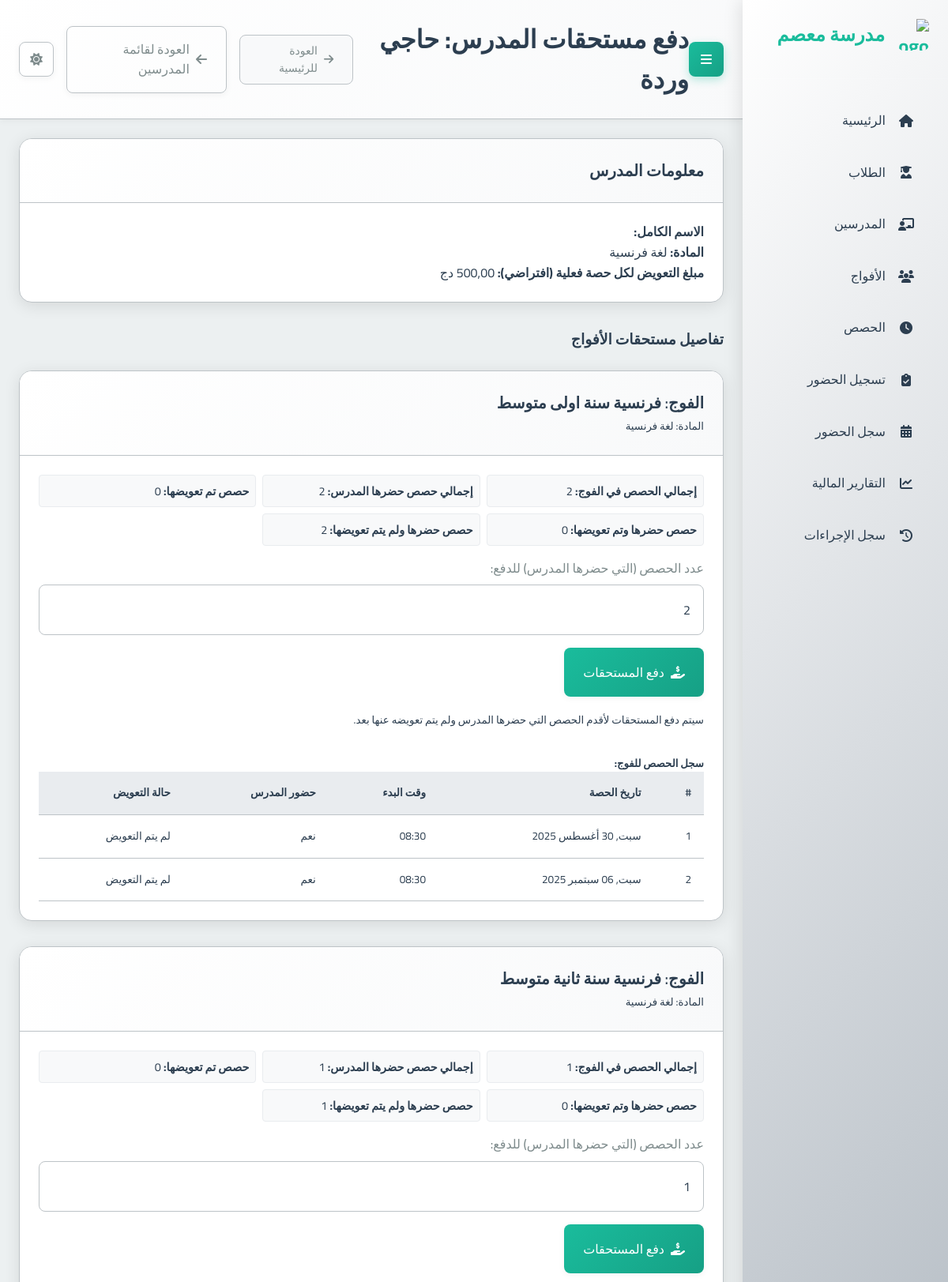
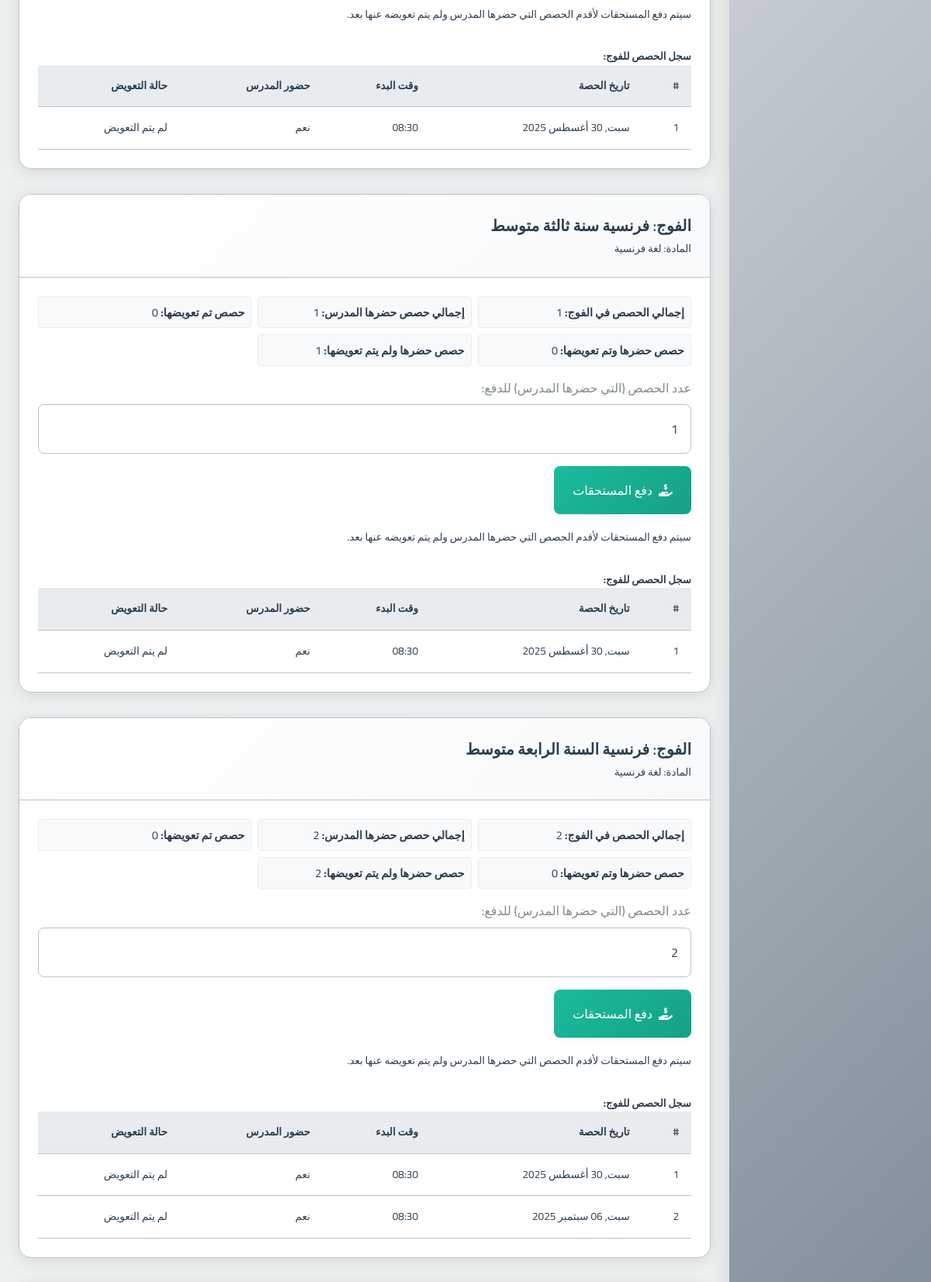
Page /payments/teacher/2/ (upper part) on the committed database (2 pictures, top to bottom).
### school_app/models.py (models this page shows, shortened)
class Teacher(models.Model):
    full_name = models.CharField(max_length=201, verbose_name="الاسم الكامل")
    phone_number = models.CharField(max_length=20, unique=True, verbose_name="رقم الهاتف")
    subject = models.ForeignKey(Subject, on_delete=models.PROTECT, verbose_name="المادة الأساسية")
    created_at = models.DateTimeField(auto_now_add=True, verbose_name="تاريخ الإنشاء")
    class Meta:
        verbose_name = "مدرس"
        verbose_name_plural = "المدرسون"

class Subject(models.Model):
    name = models.CharField(max_length=100, verbose_name="اسم المادة")
    class Meta:
        verbose_name = "مادة دراسية"
        verbose_name_plural = "المواد الدراسية"

class Group(models.Model):
    name = models.CharField(max_length=100, verbose_name="اسم الفوج")
    subject = models.ForeignKey(Subject, on_delete=models.PROTECT, verbose_name="المادة")
    teacher = models.ForeignKey(Teacher, on_delete=models.CASCADE, verbose_name="المدرس")
    academic_levels = models.ManyToManyField(AcademicLevel, verbose_name="المستويات الدراسية المتوافقة")
    price_per_4_sessions = models.DecimalField(max_digits=10, decimal_places=2, verbose_name="السعر لكل 4 حصص")
    session_day = models.IntegerField(choices=[
        (0, 'الاثنين'),
        (1, 'الثلاثاء'),
        (2, 'الأربعاء'),
        (3, 'الخميس'),
        (4, 'الجمعة'),
        (5, 'السبت'),
        (6, 'الأحد')
    ], verbose_name="يوم الحصة")
    session_start_time = models.TimeField(verbose_name="وقت بداية الحصة")
    session_duration = models.DecimalField(max_digits=4, decimal_places=2, default=1.5, verbose_name="مدة الحصة (ساعات)")
    students = models.ManyToManyField(Student, through='StudentGroup', blank=True, verbose_name="الطلاب المسجلون")
    created_at = models.DateTimeField(auto_now_add=True, verbose_name="تاريخ الإنشاء")
    is_continuous = models.BooleanField(default=False, verbose_name="فوج مستمر (تُنشأ الحصص أسبوعياً تلقائياً)")
    created_sessions_until = models.DateField(null=True, blank=True, verbose_name="تم إنشاء الحصص حتى تاريخ")
    class Meta:
        verbose_name = "فوج"
        verbose_name_plural = "الأفواج"

class Session(models.Model):
    group = models.ForeignKey(Group, on_delete=models.CASCADE, related_name='sessions', verbose_name="الفوج")
    date = models.DateField(verbose_name="التاريخ")
    start_time = models.TimeField(verbose_name="وقت البدء")
    duration = models.DecimalField(max_digits=4, decimal_places=2, verbose_name="المدة (ساعات)")
    teacher_attended = models.BooleanField(default=True, verbose_name="حضور المدرس")
    teacher_compensated = models.BooleanField(default=False, verbose_name="تم تعويض المدرس")
    teacher_payment_amount = models.DecimalField(max_digits=10, decimal_places=2, default=Decimal('0.00'), verbose_name="المبلغ المدفوع للمدرس")
    created_at = models.DateTimeField(auto_now_add=True, verbose_name="تاريخ الإنشاء")
    class Meta:
        verbose_name = "حصة"
        verbose_name_plural = "الحصص"

### school_app/views.py (the view, shortened to what this page needs)
# urls.py: path('payments/teacher/<int:teacher_id>/', views.teacher_payment, name='teacher_payment'),
def teacher_payment(request, teacher_id):
    teacher = get_object_or_404(Teacher, id=teacher_id)
    page_title = f"دفع مستحقات المدرس: {teacher.full_name}"
    payment_info_by_group = []
    taught_groups = Group.objects.filter(teacher=teacher).prefetch_related('sessions', 'subject')
    for group in taught_groups:
        group_sessions_qs = group.sessions.all().order_by('date', 'start_time')
        total_sessions_in_group = group_sessions_qs.count()
        compensated_session_count = 0
        uncompensated_session_count = 0 # All uncompensated sessions for this group
        attended_and_compensated_count = 0
        attended_not_compensated_count = 0 # Attended by teacher but not yet compensated
        teacher_attended_total_count = 0
        session_details_list = []
        for session_obj in group_sessions_qs:
            teacher_attended_status = session_obj.teacher_attended if session_obj.teacher_attended is not None else False
            if teacher_attended_status:
                teacher_attended_total_count +=1
            if session_obj.teacher_compensated:
                compensated_session_count += 1
                if teacher_attended_status:
                    attended_and_compensated_count += 1
            else: # Not compensated
                uncompensated_session_count += 1
                if teacher_attended_status:
                    attended_not_compensated_count += 1
            session_details_list.append({
                'id': session_obj.id,
                'date': session_obj.date,
                'start_time': session_obj.start_time.strftime("%H:%M"),
                'teacher_attended': teacher_attended_status,
                'teacher_compensated': session_obj.teacher_compensated,
            })
        payment_info_by_group.append({
            'group_id': group.id,
            'group_name': group.name,
            'subject_name': group.subject.name,
            'total_sessions_in_group': total_sessions_in_group,
            'teacher_attended_total_count': teacher_attended_total_count,
            'compensated_session_count': compensated_session_count, # Total compensated for this group
            'uncompensated_session_count': uncompensated_session_count, # Total uncompensated for this group
            'attended_and_compensated_count': attended_and_compensated_count,
            'attended_not_compensated_count': attended_not_compensated_count, # Key for form: sessions eligible for payment
            'session_details': session_details_list,
        })
    context = {
        'teacher': teacher,
        'payment_info_by_group': payment_info_by_group,
        'TEACHER_PAY_PER_SESSION_AMOUNT': TEACHER_PAY_PER_SESSION_AMOUNT, # Placeholder for display
        'page_title': page_title
    }
    return render(request, 'school_app/teacher_payment.html', context)

### templates/school_app/teacher_payment.html (shortened to what this page needs)
{% extends "base.html" %}
{% block page_title %}{{ page_title }}{% endblock %}
{% block header_actions %}
  <a href="{% url 'teacher_list' %}" class="btn btn-outline-secondary">
    <i class="fas fa-arrow-left"></i> العودة لقائمة المدرسين
  </a>
{% endblock %}
{% block content %}
<div class="container-fluid">
  <div class="card mb-4">
    <div class="card-header">
      <h3 class="card-title">معلومات المدرس</h3>
    </div>
    <div class="card-body">
      <p><strong>الاسم الكامل:</strong> {{ teacher.first_name }} {{ teacher.last_name }}</p>
      <p><strong>المادة:</strong> {{ teacher.subject.name }}</p>
      <p><strong>مبلغ التعويض لكل حصة فعلية (افتراضي):</strong> {{ TEACHER_PAY_PER_SESSION_AMOUNT|floatformat:2 }} دج</p>
    </div>
  </div>
  {% if payment_info_by_group %}
    <h3 class="mb-3">تفاصيل مستحقات الأفواج</h3>
    {% for group_info in payment_info_by_group %}
      <div class="card mb-4">
        <div class="card-header bg-light">
          <h4 class="card-title mb-0">الفوج: {{ group_info.group_name }}</h4>
          <small class="text-muted">المادة: {{ group_info.subject_name }}</small>
        </div>
        <div class="card-body">
          <div class="payment-summary-grid mb-3">
              <div><strong>إجمالي الحصص في الفوج:</strong> {{ group_info.total_sessions_in_group }}</div>
              <div><strong>إجمالي حصص حضرها المدرس:</strong> <span class="font-weight-bold">{{ group_info.teacher_attended_total_count }}</span></div>
              <div><strong>حصص تم تعويضها:</strong> <span class="text-success font-weight-bold">{{ group_info.compensated_session_count }}</span></div>
              <div><strong>حصص حضرها وتم تعويضها:</strong> <span class="text-success">{{ group_info.attended_and_compensated_count }}</span></div>
              <div><strong>حصص حضرها ولم يتم تعويضها:</strong> <span class="text-danger font-weight-bold">{{ group_info.attended_not_compensated_count }}</span></div>
          </div>
          {% if group_info.attended_not_compensated_count > 0 %}
          <form method="post" action="{% url 'teacher_payment' teacher.id %}" class="border p-3 rounded bg-white shadow-sm mb-3">
            <div class="form-row align-items-end">
              <div class="col-md-5 col-sm-7 mb-2">
                <label for="sessions_to_compensate_{{ group_info.group_id }}">عدد الحصص (التي حضرها المدرس) للدفع:</label>
                <input type="number" class="form-control" id="sessions_to_compensate_{{ group_info.group_id }}" name="sessions_to_compensate_count" value="{{ group_info.attended_not_compensated_count }}" min="1" max="{{ group_info.attended_not_compensated_count }}">
              </div>
              <div class="col-md-auto col-sm-5 mb-2">
                <button type="submit" class="btn btn-primary btn-block">
                  <i class="fas fa-hand-holding-usd"></i> دفع المستحقات
                </button>
              </div>
            </div>
            <small class="form-text text-muted">سيتم دفع المستحقات لأقدم الحصص التي حضرها المدرس ولم يتم تعويضه عنها بعد.</small>
          </form>
          {% else %}
            <p class="alert alert-info"><i class="fas fa-info-circle"></i> لا توجد حصص إضافية حضرها المدرس ومستحقة للدفع حالياً لهذا الفوج.</p>
          {% endif %}
          <h5 class="mt-4">سجل الحصص للفوج:</h5>
          <div class="table-responsive">
            <table class="table table-sm table-bordered table-hover" style="font-size: 0.85rem;">
              <thead class="thead-light">
                <tr>
                  <th>#</th>
                  <th>تاريخ الحصة</th>
                  <th>وقت البدء</th>
                  <th>حضور المدرس</th>
                  <th>حالة التعويض</th>
                </tr>
              </thead>
              <tbody>
                {% for session_detail in group_info.session_details %}
                  <tr class="{% if not session_detail.teacher_compensated and session_detail.teacher_attended %}table-warning{% elif session_detail.teacher_compensated and not session_detail.teacher_attended %}table-info{% endif %}">
                    <td>{{ forloop.counter }}</td>
                    <td>{{ session_detail.date|date:"D, d M Y" }}</td>
                    <td>{{ session_detail.start_time }}</td>
                    <td>
                      {% if session_detail.teacher_attended %}
                        <span class="badge badge-success">نعم</span>
                      {% elif session_detail.teacher_attended is None %}
                        <span class="badge badge-secondary">لم يحدد</span>
                      {% else %}
                        <span class="badge badge-danger">لا</span>
                      {% endif %}
                    </td>
                    <td>
                      {% if session_detail.teacher_compensated %}
                        <span class="badge badge-success">تم التعويض</span>
                      {% else %}
                        <span class="badge badge-warning">لم يتم التعويض</span>
                      {% endif %}
                    </td>
                  </tr>
                {% empty %}
                  <tr>
                    <td colspan="5" class="text-center text-muted">لا توجد حصص مجدولة لهذا الفوج بعد.</td>
                  </tr>
                {% endfor %}
              </tbody>
            </table>
          </div>
        </div>
      </div>
    {% endfor %}
  {% else %}
    <p class="text-center text-muted lead mt-4">هذا المدرس غير مسجل في أي فوج حالياً أو لا توجد أفواج متاحة.</p>
  {% endif %}
</div>
{% endblock %}

### static/css/main.css (style rules this page uses)
:root { --primary-color: #2c3e50; --primary-light: #34495e; --primary-darker: #1a252f; --accent-color: #1abc9c; --accent-light: #2fe2b3; --accent-dark: #16a085; --text-color: #2c3e50; --text-secondary: #7f8c8d; --text-on-primary: #ffffff; --text-on-accent: #ffffff; --text-nav: #2c3e50; --background-color: #ecf0f1; --card-background: #ffffff; --input-background: #ffffff; --border-color: #bdc3c7; --input-border-color: #bdc3c7; --success-color: #2ecc71; --warning-color: #f39c12; --error-color: #e74c3c; --info-color: #1E90FF; --table-header-background: #e9ecef; --table-row-hover-background: #f8f9fa; --box-shadow-color: rgba(0, 0, 0, 0.1); --box-shadow-color-hover: rgba(0, 0, 0, 0.15); --box-shadow-soft-color: rgba(0, 0, 0, 0.05); --subtle-background: #f8f9fa; --spacing-xs: 8px; --spacing-sm: 16px; --spacing-md: 24px; --spacing-lg: 32px; --spacing-xl: 48px; --font-family: 'Cairo', sans-serif; --font-size-xs: 12px; --font-size-sm: 14px; --font-size-md: 16px; --font-size-lg: 20px; --font-size-xl: 24px; --font-size-xxl: 32px; --border-radius-sm: 4px; --border-radius-md: 8px; --border-radius-lg: 16px; --transition-fast: 0.2s ease; --transition-normal: 0.3s ease; --transition-slow: 0.5s ease; --sidebar-width: 260px; }
* { margin: 0; padding: 0; box-sizing: border-box; direction: rtl; }
html { direction: rtl; font-size: 16px; }
body { font-family: var(--font-family); background-color: var(--background-color); color: var(--text-color); line-height: 1.6; transition: background-color var(--transition-normal), color var(--transition-normal); overflow-x: hidden; }
.card { background-color: var(--card-background); border-radius: var(--border-radius-lg); box-shadow: 0 4px 20px var(--box-shadow-color); margin-bottom: var(--spacing-md); overflow: hidden; transition: all var(--transition-normal); border: 1px solid var(--border-color); }
.card-header { padding: var(--spacing-md); border-bottom: 1px solid var(--border-color); background: linear-gradient(135deg, var(--card-background) 0%, var(--subtle-background) 100%); }
.card-title { font-size: var(--font-size-lg); font-weight: 600; margin: 0; color: var(--text-color); }
.card-body { padding: var(--spacing-md); color: var(--text-color); }
.btn { font-family: var(--font-family); padding: var(--spacing-sm) var(--spacing-md); border: none; border-radius: var(--border-radius-md); cursor: pointer; font-size: var(--font-size-md); font-weight: 500; text-decoration: none; display: inline-flex; align-items: center; gap: var(--spacing-xs); transition: all var(--transition-fast); box-shadow: 0 2px 8px var(--box-shadow-soft-color); }
.btn-primary { background: linear-gradient(135deg, var(--accent-color) 0%, var(--accent-dark) 100%); color: var(--text-on-accent); }
.btn-outline-secondary { background-color: transparent; border: 1px solid var(--border-color); color: var(--text-secondary); }
label { display: block; margin-bottom: var(--spacing-xs); font-weight: 500; color: var(--text-secondary); }
input, select, textarea { font-family: var(--font-family); width: 100%; padding: var(--spacing-sm); border: 1px solid var(--input-border-color); border-radius: var(--border-radius-md); background-color: var(--input-background); color: var(--text-color); font-size: var(--font-size-md); transition: all var(--transition-fast); }
.mb-2 { margin-bottom: var(--spacing-sm); }
.mb-3 { margin-bottom: var(--spacing-md); }
.mb-4 { margin-bottom: var(--spacing-lg); }
.mt-4 { margin-top: var(--spacing-lg); }
table { width: 100%; border-collapse: collapse; }
th, td { padding: var(--spacing-sm); text-align: right; border-bottom: 1px solid var(--border-color); }
th { background-color: var(--table-header-background); font-weight: 600; color: var(--text-color); }

### templates/school_app/teacher_payment.html (style rules this page uses)
.payment-summary-grid { display: grid; grid-template-columns: repeat(auto-fit, minmax(220px, 1fr)); gap: 0.5rem; margin-bottom: 1rem; font-size: 0.9rem; }
.payment-summary-grid > div { background-color: #f8f9fa; padding: 0.5rem; border-radius: 0.25rem; border: 1px solid #e9ecef; }

### rows in the picture
Teacher: subject.name "لغة فرنسية"
Group: group_name "فرنسية سنة اولى متوسط"
Subject: subject_name "لغة فرنسية" "لغة فرنسية" "لغة فرنسية" "لغة فرنسية"
Session: date "سبت, 30 أغسطس 2025"
Session: date "سبت, 06 سبتمبر 2025"
Group: group_name "فرنسية سنة ثانية متوسط"
Session: date "سبت, 30 أغسطس 2025"
Group: group_name "فرنسية سنة ثالثة متوسط"
Session: date "سبت, 30 أغسطس 2025"
Group: group_name "فرنسية السنة الرابعة متوسط"
Session: date "سبت, 30 أغسطس 2025"
Session: date "سبت, 06 سبتمبر 2025"

### other values in the picture
{{ page_title }} "دفع مستحقات المدرس: حاجي وردة"
{{ group_info.total_sessions_in_group }} "2" "1" "1" "2"
{{ group_info.teacher_attended_total_count }} "2" "1" "1" "2"
{{ group_info.compensated_session_count }} "0" "0" "0" "0"
{{ group_info.attended_and_compensated_count }} "0" "0" "0" "0"
{{ group_info.attended_not_compensated_count }} "2" "1" "1" "2"
{{ session_detail.start_time }} "08:30" "08:30" "08:30" "08:30" "08:30" "08:30"
